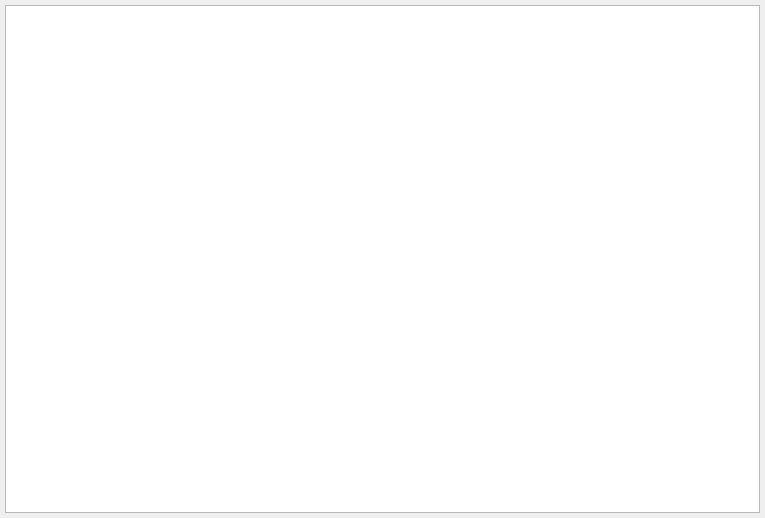
<?xml version="1.0" encoding="UTF-8"?>
<ui version="4.0">
 <class>AccountBalancesReportPanel</class>
 <widget class="QWidget" name="AccountBalancesReportPanel">
  <property name="geometry">
   <rect>
    <x>0</x>
    <y>0</y>
    <width>765</width>
    <height>518</height>
   </rect>
  </property>
  <property name="windowTitle">
   <string>Form</string>
  </property>
  <layout class="QVBoxLayout" name="verticalLayout">
   <property name="leftMargin">
    <number>5</number>
   </property>
   <property name="topMargin">
    <number>5</number>
   </property>
   <property name="rightMargin">
    <number>5</number>
   </property>
   <property name="bottomMargin">
    <number>5</number>
   </property>
   <item>
    <widget class="QTreeView" name="treeBalances">
     <property name="editTriggers">
      <set>QAbstractItemView::NoEditTriggers</set>
     </property>
     <property name="alternatingRowColors">
      <bool>true</bool>
     </property>
     <property name="selectionMode">
      <enum>QAbstractItemView::ExtendedSelection</enum>
     </property>
     <property name="selectionBehavior">
      <enum>QAbstractItemView::SelectItems</enum>
     </property>
     <attribute name="headerCascadingSectionResizes">
      <bool>true</bool>
     </attribute>
     <attribute name="headerStretchLastSection">
      <bool>false</bool>
     </attribute>
    </widget>
   </item>
  </layout>
 </widget>
 <resources/>
 <connections/>
</ui>
